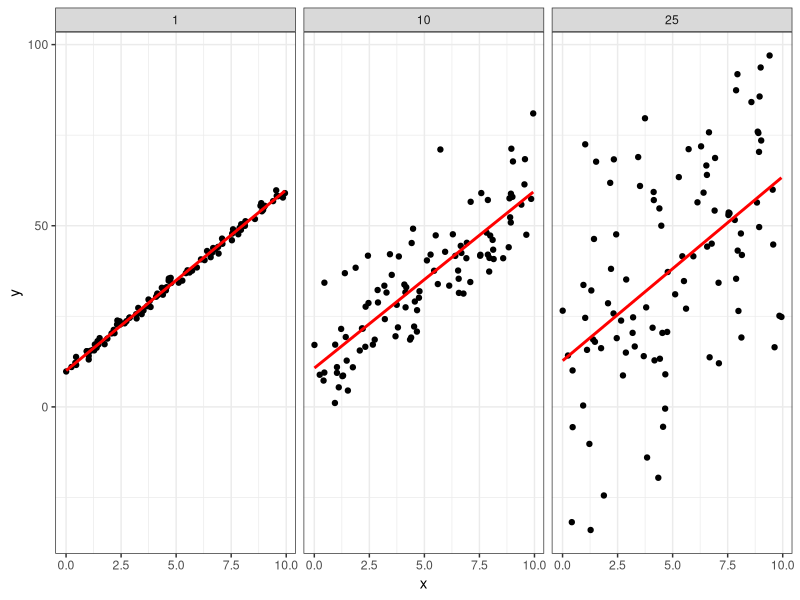
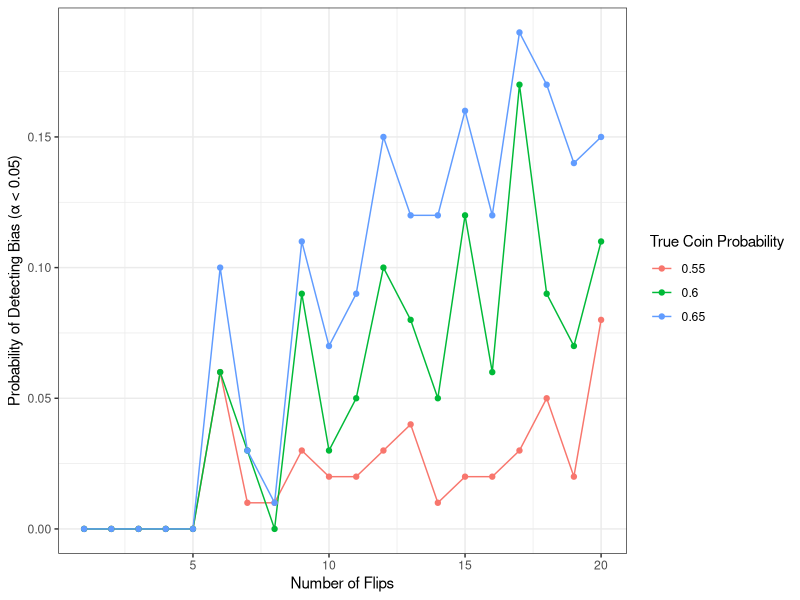
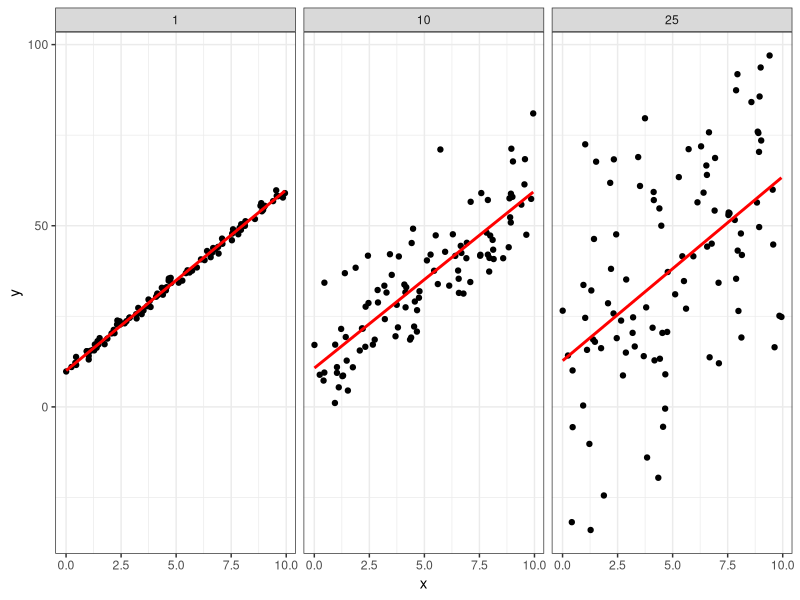
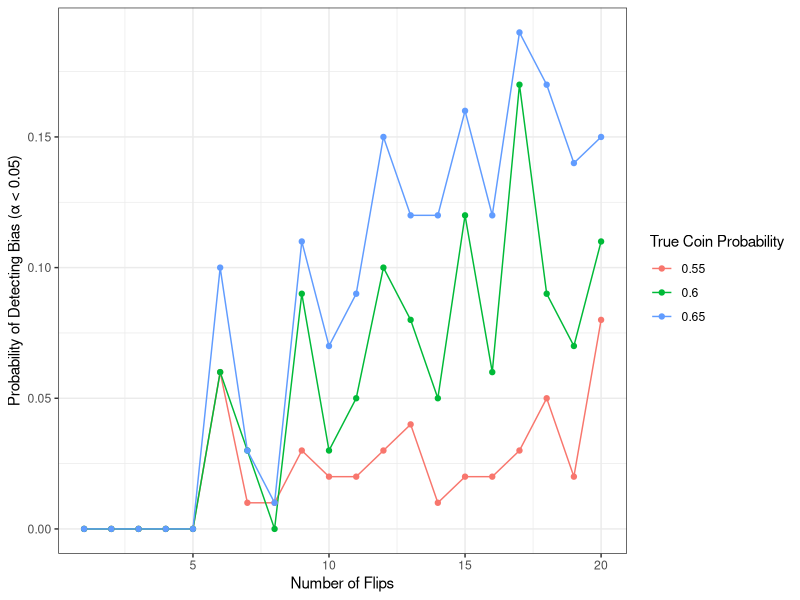

Write R code to recreate these figures, in order.
### HW 9 - Zoo 800 ###
### Cody Quiroz ###
### 02-Nov-25 ###

## Part 1a ##
library(tidyverse)
set.seed(123) #reproducability

#constants
alpha <- 10 #intercept
beta <- 5 #slope
n <- 100 #number of obs

#generate x
x <- runif(n, 0, 10)

#function to sim y given sig (error)
simulate_y <- function(sigma) {
  epsilon <- rnorm(n, mean = 0, sd = sigma)
  y <- alpha + beta * x + epsilon
  tibble(x = x, y = y, sigma = sigma)
}

#simulate for 3 lvls of error
dat <- bind_rows(
  simulate_y(1),
  simulate_y(10),
  simulate_y(25)
)


## Part 1b ##
ggplot(dat, aes(x = x, y = y)) +
  geom_point() +
  geom_smooth(method = "lm", se = FALSE, color = "red") +
  facet_wrap(~sigma, nrow = 1) +
  labs(
    x = "x",
    y = "y"
  ) +
  theme_bw()

#save plot
ggsave("figures/regression_facets.png", width = 10, height = 4)


## Part 2a & 2b combined ##

#define sim param
p_values <- c(0.55, 0.6, 0.65) #will do all at once
n_flips <- 1:20
n_sim <- 100

#run simulation
results <- expand.grid(p = p_values, n = n_flips) %>%
  mutate(power = NA_real_)

for (i in 1:nrow(results)) {
  p <- results$p[i]
  n <- results$n[i]
  
  #repeat 100 times
  significant <- replicate(n_sim, {
    flips <- rbinom(1, n, p)
    test <- binom.test(flips, n, p = 0.5)
    test$p.value < 0.05
  })
  
  results$power[i] <- mean(significant)
}

#plot
ggplot(results, aes(x = n, y = power, color = as.factor(p))) +
  geom_line() +
  geom_point() +
  labs(
    x = "Number of Flips",
    y = "Probability of Detecting Bias (α < 0.05)",
    color = "True Coin Probability"
  ) +
  theme_bw()

#save plot
ggsave("figures/coin_flip_power.png", width = 7, height = 5)
